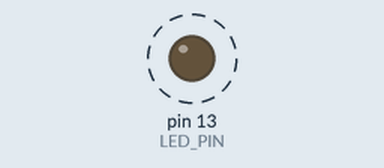
A sketch run on a simulated Arduino Uno, built with avr-gcc and run on an emulated ATmega328P. On the bench: output pins drawn as LEDs (lit = HIGH). Dashed ring = blinking.

Above: at 0.3 s.
Timing chart, 0 to 3.0 s (numbered marks = the images above):
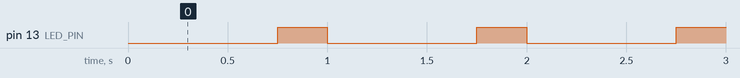

The sketch:

D.ino
```cpp
#define LED_PIN 13

/****
   Timer variables
*/
unsigned long startTime; // variable to hold when we started the timer.
unsigned long timePassed; // variable to hold the value for
//how much time has passed since timer started
/* for 1st LED */
int onTime = 250;           // milliseconds of on-time interval
int offTime = 750;          // milliseconds of off-time interval
int ledState =LOW; // variable to holde state of LED

void setup() {
  pinMode(LED_PIN, OUTPUT);
  startTime = millis();


}

void loop() {

// calculate the new timePassed Var
  timePassed = millis() - startTime;
if ((ledState == HIGH) && (timePassed >= onTime))
  {
    ledState = LOW;  // Turn it off
    startTime = millis();
    timePassed = 0;
    digitalWrite(LED_PIN, ledState);  // Update the actual LED
  }
  else if ((ledState == LOW) && (timePassed >= offTime))
  {
    ledState = HIGH;  // turn it on
    startTime = millis();
    timePassed = 0;
    digitalWrite(LED_PIN, ledState);    // Update the actual LED
  }
}
```

Measured:
- by itself, pin 13 (LED_PIN): alternates HIGH for 0.25 s and LOW for 0.75 s
